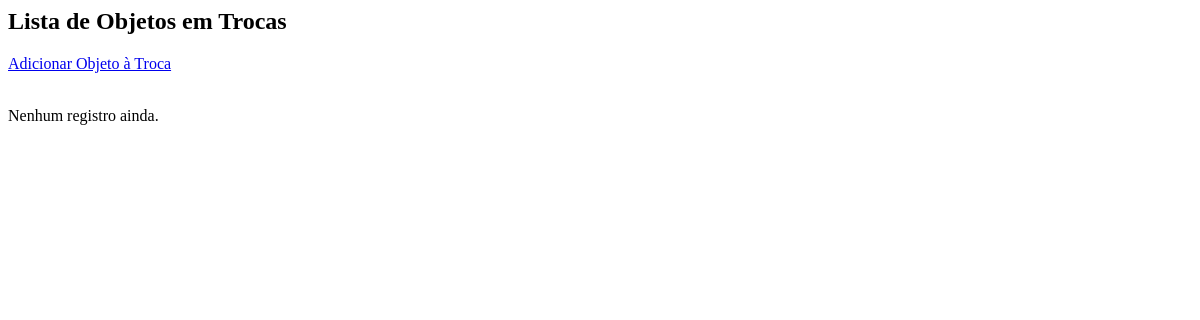
Page /objeto-troca/ on the earlier database version.
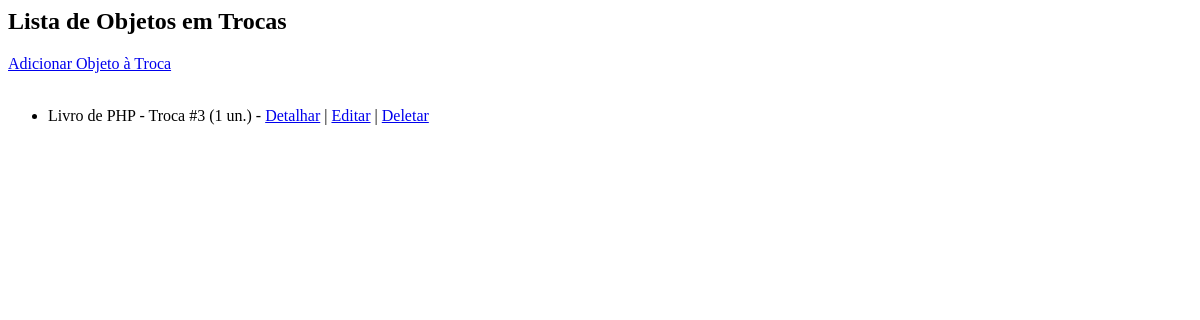
Same page on the later database version.
### ObjetoTroca/models.py (models this page shows, shortened)
class ObjetoTroca(models.Model):
    objeto = models.ForeignKey('objetos.Objeto', on_delete=models.CASCADE)
    troca = models.ForeignKey('trocas.Troca', on_delete=models.CASCADE)
    quant = models.IntegerField()
    data_troca = models.CharField(max_length=20)
    obsevação = models.TextField(null=True, blank=True)
    class Meta:
        verbose_name = "Objeto da Troca"
        verbose_name_plural = "Objetos das Trocas"

### objetos/models.py (models this page shows, shortened)
class Objeto(models.Model):
    usuario = models.ForeignKey('usuario.Usuario', on_delete=models.CASCADE, related_name='objetos')
    nome = models.CharField(max_length=100)
    descricao = models.TextField()
    valor_avaliacao = models.IntegerField()
    status = models.CharField(max_length=20)

### trocas/models.py (models this page shows, shortened)
class Troca(models.Model):
    status = models.CharField(max_length=20)
    ofertantes = models.CharField(max_length=100)
    data_inicial = models.DateField()
    data_resposta = models.DateField(null=True, blank=True)
    interessado = models.CharField(max_length=100)
    usuarios = models.ManyToManyField('usuario.Usuario', through='UsuarioTroca.UsuarioTroca', related_name='trocas')
    objetos = models.ManyToManyField('objetos.Objeto', through='ObjetoTroca.ObjetoTroca', related_name='trocas')

### ObjetoTroca/views.py (the view)
# urls.py: path('', views.listar_objeto_troca, name='listar'),
def listar_objeto_troca(request):
    objetos_troca = ObjetoTroca.objects.all()
    return render(request, 'ObjetoTroca/listar_objeto_troca.html', {'objetos_troca': objetos_troca})

### ObjetoTroca/templates/ObjetoTroca/listar_objeto_troca.html (shortened to what this page needs)
<h2>Lista de Objetos em Trocas</h2>
<a href="{% url 'objetotroca:criar' %}">Adicionar Objeto à Troca</a>
{% if objetos_troca %}
    <ul>
    {% for ot in objetos_troca %}
        <li>
            {{ ot.objeto.nome }} - Troca #{{ ot.troca.pk }} ({{ ot.quant }} un.) -
            <a href="{% url 'objetotroca:detalhar' ot.id %}">Detalhar</a> |
            <a href="{% url 'objetotroca:editar' ot.id %}">Editar</a> |
            <a href="{% url 'objetotroca:deletar' ot.id %}">Deletar</a>
        </li>
    {% endfor %}
    </ul>
{% else %}
    <p>Nenhum registro ainda.</p>
{% endif %}

Differences in the rows shown:
added ObjetoTroca: objeto.nome "Livro de PHP", troca.pk "3", quant "1"
Other differences:
text no longer shown: "Nenhum registro ainda."
